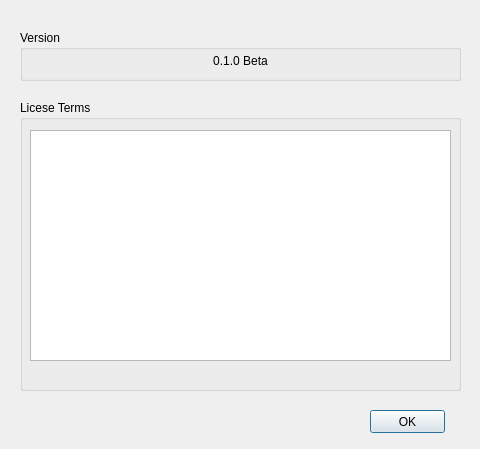
<?xml version="1.0" encoding="UTF-8"?>
<ui version="4.0">
 <class>aboutSSVG</class>
 <widget class="QDialog" name="aboutSSVG">
  <property name="geometry">
   <rect>
    <x>0</x>
    <y>0</y>
    <width>480</width>
    <height>449</height>
   </rect>
  </property>
  <property name="windowTitle">
   <string>about SSVG</string>
  </property>
  <property name="autoFillBackground">
   <bool>false</bool>
  </property>
  <widget class="QPushButton" name="okButton">
   <property name="geometry">
    <rect>
     <x>370</x>
     <y>410</y>
     <width>75</width>
     <height>23</height>
    </rect>
   </property>
   <property name="text">
    <string>OK</string>
   </property>
  </widget>
  <widget class="QGroupBox" name="groupBox">
   <property name="geometry">
    <rect>
     <x>20</x>
     <y>30</y>
     <width>441</width>
     <height>51</height>
    </rect>
   </property>
   <property name="title">
    <string>Version</string>
   </property>
   <widget class="QLabel" name="versionlabel">
    <property name="geometry">
     <rect>
      <x>50</x>
      <y>20</y>
      <width>341</width>
      <height>21</height>
     </rect>
    </property>
    <property name="text">
     <string>0.1.0 Beta</string>
    </property>
    <property name="alignment">
     <set>Qt::AlignCenter</set>
    </property>
   </widget>
  </widget>
  <widget class="QGroupBox" name="groupBox_2">
   <property name="geometry">
    <rect>
     <x>20</x>
     <y>100</y>
     <width>441</width>
     <height>291</height>
    </rect>
   </property>
   <property name="title">
    <string>Licese Terms</string>
   </property>
   <widget class="QPlainTextEdit" name="licensetext">
    <property name="geometry">
     <rect>
      <x>10</x>
      <y>30</y>
      <width>421</width>
      <height>231</height>
     </rect>
    </property>
    <property name="cursor" stdset="0">
     <cursorShape>IBeamCursor</cursorShape>
    </property>
    <property name="acceptDrops">
     <bool>false</bool>
    </property>
    <property name="autoFillBackground">
     <bool>true</bool>
    </property>
    <property name="lineWidth">
     <number>0</number>
    </property>
    <property name="undoRedoEnabled">
     <bool>false</bool>
    </property>
    <property name="readOnly">
     <bool>true</bool>
    </property>
   </widget>
  </widget>
 </widget>
 <resources/>
 <connections/>
</ui>
